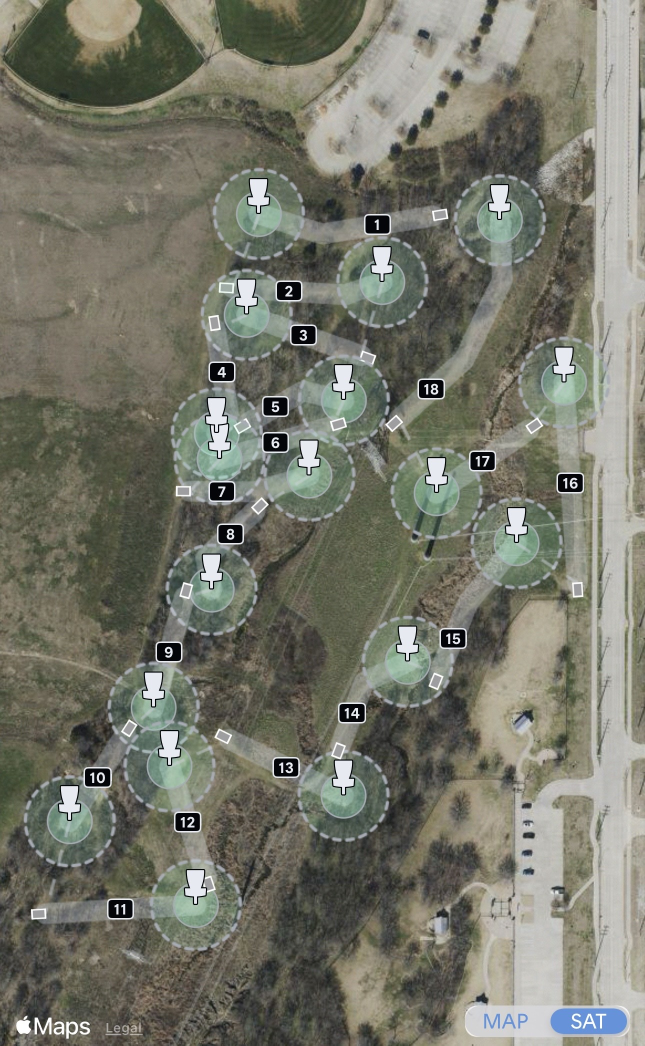
#> input picture old-stuff/resources/ribbon-reference/IMG_5641.jpg, 1290 x 2091 px (shown at 1/2 size)
$ python static_course_parser.py ../../old-stuff/resources/ribbon-reference/IMG_5641.jpg --templates ../../resources/IMG_5641.jpg --out out.png
#> lines starting #> are read from the running program, lines starting #| are printed output that depends on the picture; pictures that were not available may be replaced by others from this repository, and a replacement may not be noted
#!/usr/bin/env python3
from __future__ import annotations

import argparse
import json
import math
from pathlib import Path

import cv2
import numpy as np
from scipy.optimize import linear_sum_assignment


def resize_template(gray: np.ndarray, scale: float) -> np.ndarray:
    width = max(5, round(gray.shape[1] * scale))
    height = max(5, round(gray.shape[0] * scale))
    interpolation = cv2.INTER_AREA if scale < 1 else cv2.INTER_CUBIC
    return cv2.resize(gray, (width, height), interpolation=interpolation)


def ui_scale_from_hole_one(gray: np.ndarray, templates: Path) -> tuple[float, float]:
    source = cv2.imread(str(templates / 'hole-01.png'))
    if source is None:
        raise RuntimeError('missing hole-01.png')
    canonical = cv2.cvtColor(source, cv2.COLOR_BGR2GRAY)
    best = None
    for scale in np.arange(0.40, 1.61, 0.01):
        template = resize_template(canonical, float(scale))
        response = cv2.matchTemplate(gray, template, cv2.TM_CCOEFF_NORMED)
        _, score, _, _ = cv2.minMaxLoc(response)
        candidate = (float(score), template.shape[1], template.shape[0])
        if best is None or candidate[0] > best[0]:
            best = candidate
    score, width, height = best
    return ((width / canonical.shape[1]) + (height / canonical.shape[0])) / 2, score


def detect_numbers(gray: np.ndarray, templates: Path, ui_scale: float) -> dict[int, dict]:
    """Template peaks -> spatial clusters -> one-to-one 1..18 assignment."""
    hits = []
    for number in range(1, 19):
        source = cv2.imread(str(templates / f'hole-{number:02d}.png'))
        if source is None:
            raise RuntimeError(f'missing hole-{number:02d}.png')
        canonical = cv2.cvtColor(source, cv2.COLOR_BGR2GRAY)
        for scale in np.linspace(ui_scale * .92, ui_scale * 1.08, 9):
            template = resize_template(canonical, float(scale))
            response = cv2.matchTemplate(gray, template, cv2.TM_CCOEFF_NORMED)
            maxima = cv2.dilate(response, np.ones((9, 9), np.uint8))
            ys, xs = np.where((response >= .60) & (response >= maxima - 1e-6))
            for y, x in zip(ys, xs):
                hits.append({
                    'number': number,
                    'score': float(response[y, x]),
                    'x': int(x), 'y': int(y),
                    'width': int(template.shape[1]), 'height': int(template.shape[0]),
                    'cx': float(x + template.shape[1] / 2),
                    'cy': float(y + template.shape[0] / 2),
                })

    hits.sort(key=lambda hit: hit['score'], reverse=True)
    radius = max(9., 12. * ui_scale)
    clusters = []
    for hit in hits:
        cluster = next((
            cluster for cluster in clusters
            if (hit['cx'] - cluster['cx']) ** 2 + (hit['cy'] - cluster['cy']) ** 2 < radius ** 2
        ), None)
        if cluster is None:
            clusters.append({'cx': hit['cx'], 'cy': hit['cy'], 'hits': [hit]})
        else:
            cluster['hits'].append(hit)

    clusters.sort(key=lambda cluster: max(hit['score'] for hit in cluster['hits']), reverse=True)
    clusters = clusters[:18]
    if len(clusters) != 18:
        raise RuntimeError(f'expected 18 number badge clusters, got {len(clusters)}')

    score_matrix = np.zeros((18, 18), dtype=np.float64)
    for cluster_index, cluster in enumerate(clusters):
        for hit in cluster['hits']:
            score_matrix[cluster_index, hit['number'] - 1] = max(
                score_matrix[cluster_index, hit['number'] - 1], hit['score']
            )
    rows, cols = linear_sum_assignment(-score_matrix)
    cluster_for_number = {int(col + 1): int(row) for row, col in zip(rows, cols)}

    result = {}
    for number in range(1, 19):
        cluster = clusters[cluster_for_number[number]]
        exact = sorted(
            (hit for hit in cluster['hits'] if hit['number'] == number),
            key=lambda hit: hit['score'], reverse=True,
        )
        result[number] = exact[0]
    return result


# [430 lines left out: functions detect_baskets, basket_base, detect_tees, assign_tees, assign_baskets, overlay_feature and 6 more, not called in this run]


def main() -> None:
    parser = argparse.ArgumentParser()
    parser.add_argument('image', type=Path)
    parser.add_argument('--templates', type=Path, required=True)
    parser.add_argument('--out', type=Path, required=True)
    parser.add_argument('--map-top', type=int, default=400)
    parser.add_argument('--map-bottom', type=int, default=1350)
    args = parser.parse_args()

    image = cv2.imread(str(args.image))
#> image is the input picture: shape (2091, 1290, 3); mean B, G, R 106, 118.6, 117.7
    if image is None:
        raise RuntimeError(f'could not decode {args.image}')
    gray = cv2.cvtColor(image, cv2.COLOR_BGR2GRAY)
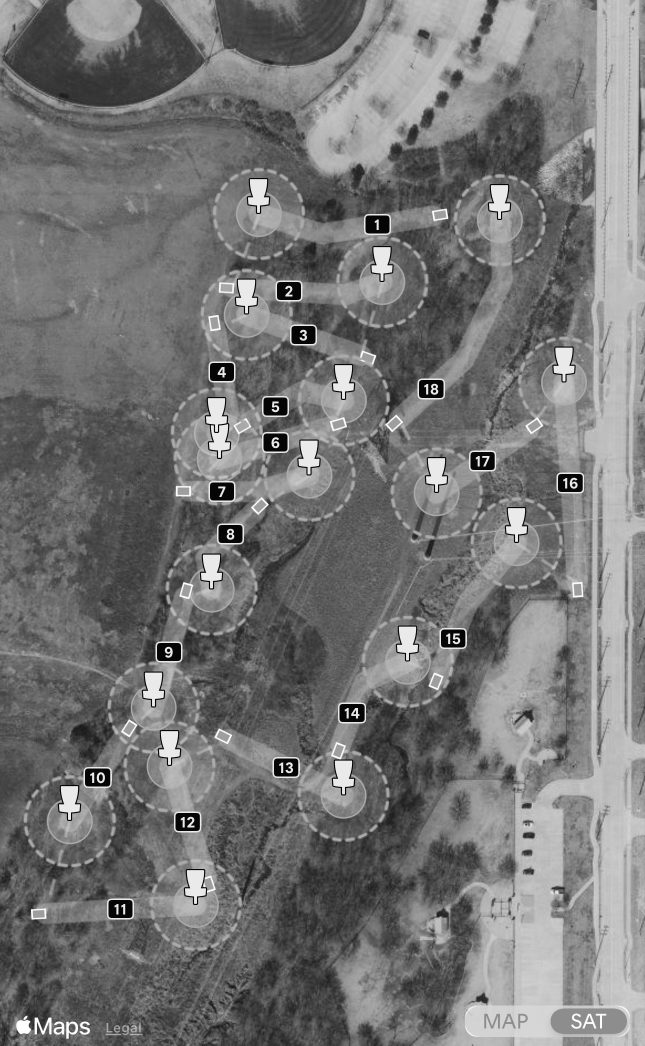
#> gray: shape (2091, 1290) (shown at 1/2 size); min 0, max 255, mean 116.9
    map_y = (args.map_top, args.map_bottom)

    ui_scale, anchor_score = ui_scale_from_hole_one(gray, args.templates)
#> the loop in ui_scale_from_hole_one, `for scale in np.arange(0.40, 1.61, 0.01):` made 121 passes
#> (score, best) on passes 1, 2, 3, 4, 47, 48, 49, 50, 51, 52, 53, 54: (0.324, (0.324, 516, 836)), (0.332, (0.332, 529, 857)), (0.341, (0.341, 542, 878)), (0.345, (0.345, 555, 899)), (0.347, (0.347, 1109, 1798)), (0.359, (0.359, 1122, 1819)), (0.374, (0.374, 1135, 1840)), (0.39, (0.39, 1148, 1861)), (0.414, (0.414, 1161, 1882)), (0.44, (0.44, 1174, 1903)), (0.472, (0.472, 1187, 1924)), (0.502, (0.502, 1200, 1945))
#> (score, candidate) on passes 5 to 10: (0.343, (0.343, 568, 920)), (0.341, (0.341, 581, 941)), (0.338, (0.338, 593, 962)), (0.332, (0.332, 606, 983)), (0.322, (0.322, 619, 1004)), (0.317, (0.317, 632, 1025))
#> pass 1, in ui_scale_from_hole_one, `template = resize_template(canonical, float(scale))`:
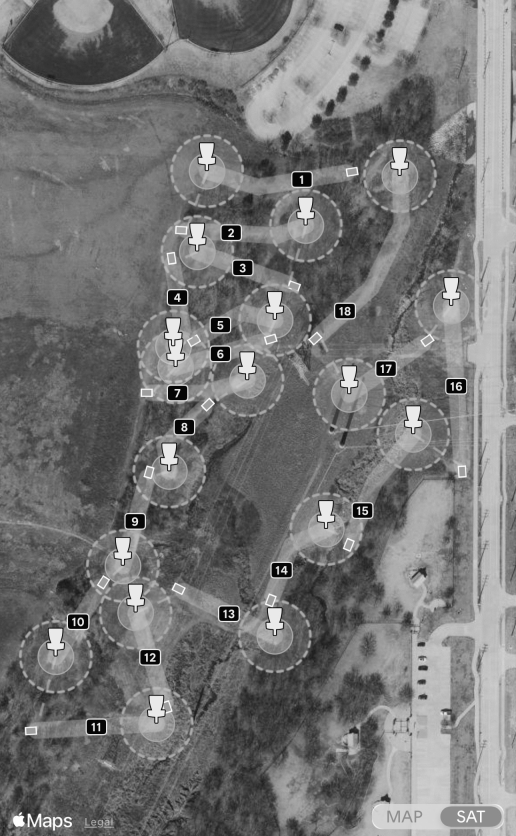
#> template: shape (836, 516); min 4, max 255, mean 116.9
#> pass 1, in ui_scale_from_hole_one, `response = cv2.matchTemplate(gray, template, cv2.TM_CCOEFF_NORMED)`:
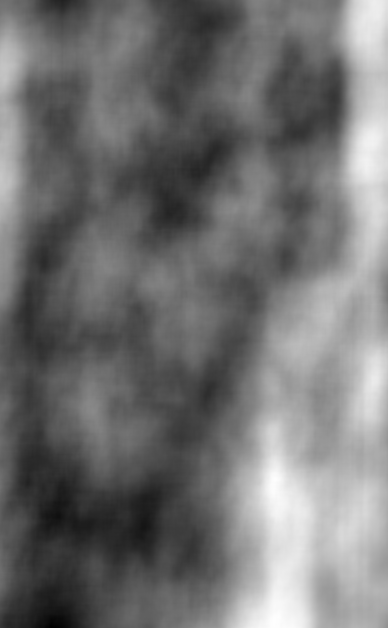
#> response: shape (1256, 775) float32 (shown at 1/2 size); min -0.167, max 0.324, mean 0.0525; drawn with min black and max white
#> after the loop in ui_scale_from_hole_one, `for scale in np.arange(0.40, 1.61, 0.01):`:
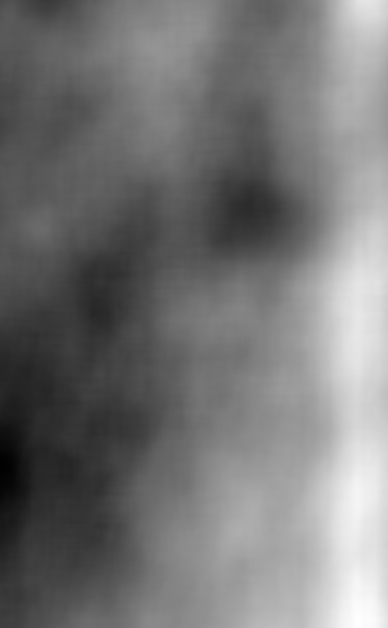
#> response: shape (1256, 775) float32 (shown at 1/2 size); min -0.106, max 0.314, mean 0.0884; drawn with min black and max white
#> in ui_scale_from_hole_one, `score, width, height = best`: width = 1290; height = 2091
#> ui_scale = 1; anchor_score = 1
    numbers = detect_numbers(gray, args.templates, ui_scale)
#> the loop in detect_numbers, `for scale in np.linspace(ui_scale * .92, ui_scale * 1.08, 9):` made 9 passes
#> (ys, xs) on passes 3, 4, 6, 7: ([32], [29]), ([18], [13]), ([18], [13]), ([32], [28])
#> (response, maxima, ys, xs) on pass 5: ([1], [1], [0], [0])
#> pass 1, in detect_numbers, `response = cv2.matchTemplate(gray, template, cv2.TM_CCOEFF_NORMED)`:
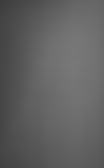
#> response: shape (168, 104) float32; min 0.24, max 0.472, mean 0.38
#> after the loop in detect_numbers, `for scale in np.linspace(ui_scale * .92, ui_scale * 1.08, 9):`: hits = 5 items
    baskets = detect_baskets(gray, args.templates, ui_scale, map_y)
    tees = detect_tees(image, ui_scale, map_y)
    if len(numbers) != 18 or len(baskets) != 18 or len(tees) != 18:
        raise RuntimeError(
            f'static milestone not met: numbers={len(numbers)}, baskets={len(baskets)}, tees={len(tees)}'
        )

    tee_assignment = assign_tees(numbers, tees)
    basket_assignment = assign_baskets(numbers, tees, tee_assignment, baskets)
    corridors = build_corridors(
        image, numbers, tees, tee_assignment, baskets, basket_assignment
    )

    args.out.mkdir(parents=True, exist_ok=True)
    cv2.imwrite(
        str(args.out / 'static-parser-overlay.png'),
        render_overlay(
            image, numbers, baskets, tees,
            tee_assignment, basket_assignment, corridors,
        ),
    )

    proposals = []
    for number in range(1, 19):
        tee = tees[tee_assignment[number]]
        basket = baskets[basket_assignment[number]]
        bx, by = basket_base(basket)
        proposals.append({
            'number': number,
            'tee': {'xPx': tee['cx'], 'yPx': tee['cy']},
            'basket': {'xPx': bx, 'yPx': by},
            'corridor': [
                {'xPx': float(x), 'yPx': float(y)}
                for x, y in corridors[number]['polygon']
            ],
        })
    (args.out / 'proposals.json').write_text(json.dumps({'holes': proposals}, indent=2))

    report = {
        'uiScale': ui_scale,
        'holeOneScore': anchor_score,
        'counts': {'numbers': len(numbers), 'baskets': len(baskets), 'tees': len(tees)},
        'teeSupport': {
            'both': sum(len(tee['support']) == 2 for tee in tees),
            'grayOnly': sum(tee['support'] == ['gray-center'] for tee in tees),
            'edgeOnly': sum(tee['support'] == ['edge-loop'] for tee in tees),
        },
        'scope': (
            'Clean-course static parser probe. Icon detections are strong on the current fixture; '
            'basket/tee assignment and especially corridor polygons remain provisional review-layer proposals.'
        ),
    }
    (args.out / 'report.json').write_text(json.dumps(report, indent=2))
    print(json.dumps(report, indent=2))


if __name__ == '__main__':
#> (the run stopped early here; a loop or call above may not have finished)
